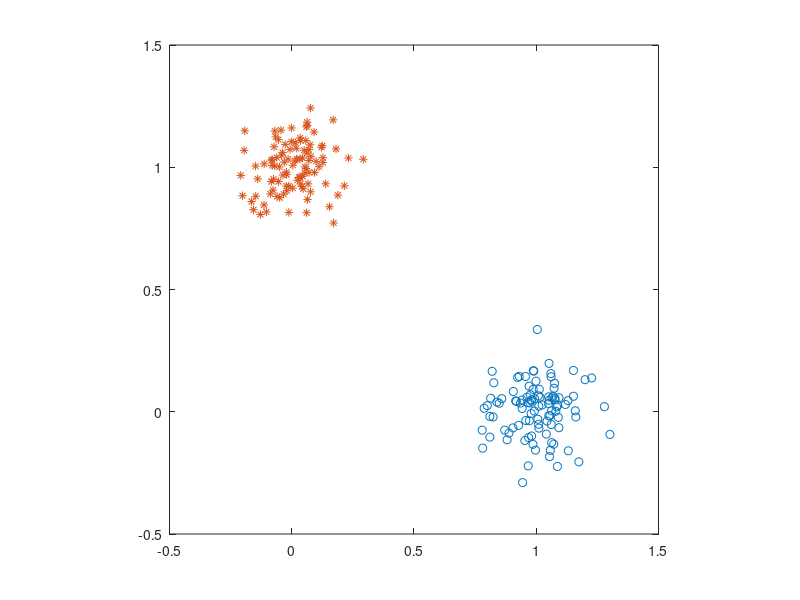

MATLAB code to generate this figure:
% MATLAB script for Illustrated Problem 5.7.1
echo on
n0=.1*randn(100,1);
n1=.1*randn(100,1);
n2=.1*randn(100,1);
n3=.1*randn(100,1);
x1=1.+n0;
y1=n1;
x2=n2;
y2=1.+n3;
plot(x1,y1,'o',x2,y2,'*')
axis('square')